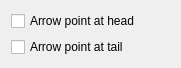
<?xml version="1.0" encoding="UTF-8"?>
<ui version="4.0">
 <class>QtEdgeDialog</class>
 <widget class="QDialog" name="QtEdgeDialog">
  <property name="geometry">
   <rect>
    <x>0</x>
    <y>0</y>
    <width>181</width>
    <height>68</height>
   </rect>
  </property>
  <property name="minimumSize">
   <size>
    <width>0</width>
    <height>0</height>
   </size>
  </property>
  <property name="windowTitle">
   <string>Edge</string>
  </property>
  <layout class="QVBoxLayout" name="verticalLayout">
   <item>
    <widget class="QCheckBox" name="box_head_arrow">
     <property name="text">
      <string>Arrow point at head</string>
     </property>
    </widget>
   </item>
   <item>
    <widget class="QCheckBox" name="box_tail_arrow">
     <property name="text">
      <string>Arrow point at tail</string>
     </property>
    </widget>
   </item>
  </layout>
 </widget>
 <resources/>
 <connections/>
</ui>
